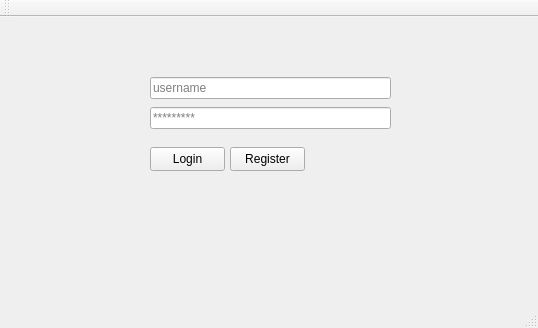
<?xml version="1.0" encoding="UTF-8"?>
<ui version="4.0">
 <class>MainWindow</class>
 <widget class="QMainWindow" name="MainWindow">
  <property name="geometry">
   <rect>
    <x>0</x>
    <y>0</y>
    <width>538</width>
    <height>328</height>
   </rect>
  </property>
  <property name="windowTitle">
   <string>MainWindow</string>
  </property>
  <widget class="QWidget" name="centralWidget">
   <widget class="QLineEdit" name="username">
    <property name="geometry">
     <rect>
      <x>150</x>
      <y>60</y>
      <width>241</width>
      <height>22</height>
     </rect>
    </property>
    <property name="placeholderText">
     <string>username</string>
    </property>
   </widget>
   <widget class="QLineEdit" name="password">
    <property name="geometry">
     <rect>
      <x>150</x>
      <y>90</y>
      <width>241</width>
      <height>22</height>
     </rect>
    </property>
    <property name="echoMode">
     <enum>QLineEdit::Password</enum>
    </property>
    <property name="placeholderText">
     <string>*********</string>
    </property>
   </widget>
   <widget class="QPushButton" name="loginBtn">
    <property name="geometry">
     <rect>
      <x>150</x>
      <y>130</y>
      <width>75</width>
      <height>24</height>
     </rect>
    </property>
    <property name="text">
     <string>Login</string>
    </property>
   </widget>
   <widget class="QPushButton" name="registerBtn">
    <property name="geometry">
     <rect>
      <x>230</x>
      <y>130</y>
      <width>75</width>
      <height>24</height>
     </rect>
    </property>
    <property name="text">
     <string>Register</string>
    </property>
   </widget>
  </widget>
  <widget class="QMenuBar" name="menuBar">
   <property name="geometry">
    <rect>
     <x>0</x>
     <y>0</y>
     <width>538</width>
     <height>22</height>
    </rect>
   </property>
  </widget>
  <widget class="QToolBar" name="mainToolBar">
   <attribute name="toolBarArea">
    <enum>TopToolBarArea</enum>
   </attribute>
   <attribute name="toolBarBreak">
    <bool>false</bool>
   </attribute>
  </widget>
  <widget class="QStatusBar" name="statusBar"/>
 </widget>
 <layoutdefault spacing="6" margin="11"/>
 <resources/>
 <connections/>
</ui>
